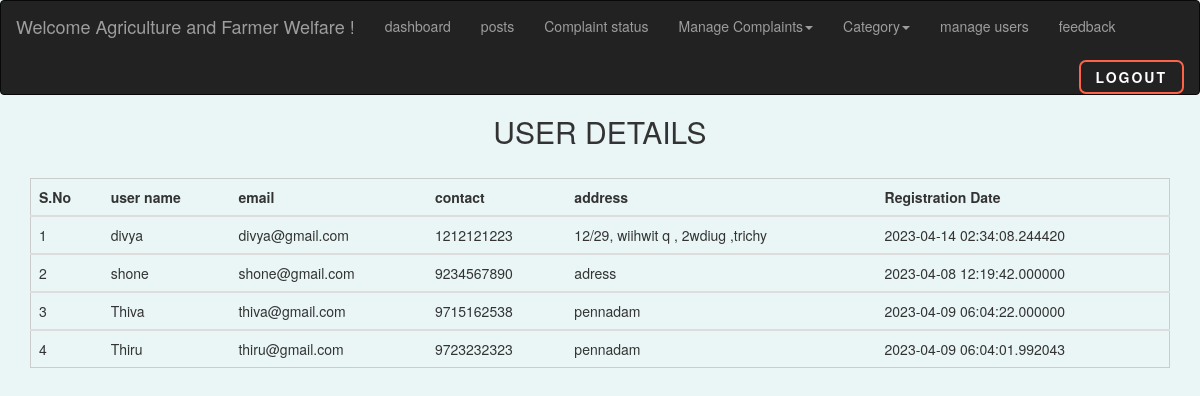
The app's page /a_umanage.php (signed in) with its own data.
### tables this page shows
CREATE TABLE `userreg` (
  `id` int(200) NOT NULL,
  `uname` varchar(50) NOT NULL,
  `umail` varchar(50) NOT NULL,
  `pswd` varchar(50) NOT NULL,
  `cpswd` varchar(50) NOT NULL,
  `pno` bigint(10) NOT NULL,
  `address` varchar(200) NOT NULL,
  `reg_date` timestamp(6) NOT NULL DEFAULT current_timestamp(6) ON UPDATE current_timestamp(6),
  `district` varchar(50) NOT NULL,
  `place` varchar(50) NOT NULL
);

### a_umanage.php (the view, shortened to what this page needs)
<?php
include("dbconnect.php");
?>
<!DOCTYPE html>
<html>
<head>
  <link rel="stylesheet" href="https://maxcdn.bootstrapcdn.com/bootstrap/3.4.1/css/bootstrap.min.css">
  </head>
  <body style="background-color: #eaf6f6;">
    <nav class="navbar navbar-inverse">
      <div class="container-fluid">
    <div class="navbar-header">
      <a class="navbar-brand">Welcome <?php echo $_SESSION['aname']; ?> !</a>
    </div>
    <ul class="nav navbar-nav">
    <li><a href="a_notify.php">dashboard</a></li>
    <li><a href="agripost.php">posts</a></li>
    <li><a href="a_agri.php">Complaint status</a></li>
      <li class="dropdown">
      <a class="dropdown-toggle" data-toggle="dropdown" href="#">Manage Complaints<span class="caret"></span></a>
          </li>
        <li class="dropdown">
      <a class="dropdown-toggle" data-toggle="dropdown" href="#">Category<span class="caret"></span></a>
          </li>
          <li><a href="a_umanage.php">manage users</a></li>
          <li><a href="a_afeed.php">feedback</a></li>
        </ul>
    <form method="get"><button class="back" name="logout">Logout</button></form>
  </div>
  </nav>
	<div>
<h2 style="text-align: center;">USER DETAILS</h2>
  <br>
  <table  style="margin: 0 auto; width: 95%; border: 1px solid #ccc;" class="table">
    <thead>
  <tr>
    <th scope="col">S.No</th>
    <th scope="col">user name</th>
    <th scope="col">email</th>
    <th scope="col">contact</th>
    <th scope="col">address</th>
    <th scope="col">Registration Date</th>
  </tr>
</thead>
  <?php
  $qry=mysqli_query($conn, "select  * from userreg");
  while ($row=mysqli_fetch_array($qry))
  {
  ?>
  <tbody>
    <tr>
      <td scope="row"></td>
    <td><?php   echo $row['uname'];  ?></td>
    <td><?php   echo $row['umail'];  ?></td>
    <td><?php   echo $row['pno'];  ?></td>
    <td><?php   echo $row['address'];  ?></td>
    <td><?php   echo $row['reg_date'];  ?></td>
    </tr>
  </tbody>
  <?php
  }
  ?>
</table>
	</div>
</body>
</html>

### a_umanage.php (style rules this page uses)
.back { position: relative; padding: 5px 15px; border-radius: 7px; border: 2px solid rgb(255, 99, 71); font-size: 14px; text-transform: uppercase; font-weight: 600; letter-spacing: 2px; background: transparent; color: #fff; overflow: hidden; box-shadow: 0 0 0 0 transparent; -webkit-transition: all 0.2s ease-in; -moz-transition: all 0.2s ease-in; transition: all 0.2s ease-in; float: right; margin-left: 9px; margin-top: 9px; }
.back::before { content: ''; display: block; width: 0px; height: 86%; position: absolute; top: 7%; left: 0%; opacity: 0; background: #fff; box-shadow: 0 0 50px 30px #fff; -webkit-transform: skewX(-20deg); -moz-transform: skewX(-20deg); -ms-transform: skewX(-20deg); -o-transform: skewX(-20deg); transform: skewX(-20deg); }
body { counter-reset: serial; overflow-x: hidden; }
tr td:first-child:before { counter-increment: serial; content: counter(serial); }

### records on screen
userreg: uname "divya", umail "divya@gmail.com", pno "1212121223", address "12/29, wiihwit q , 2wdiug ,trichy", reg_date "2023-04-14 02:34:08.244420"
userreg: uname "shone", umail "shone@gmail.com", pno "9234567890", address "adress", reg_date "2023-04-08 12:19:42.000000"
userreg: uname "Thiva", umail "thiva@gmail.com", pno "9715162538", address "pennadam", reg_date "2023-04-09 06:04:22.000000"
userreg: uname "Thiru", umail "thiru@gmail.com", pno "9723232323", address "pennadam", reg_date "2023-04-09 06:04:01.992043"

### other values on screen
$_SESSION['aname'] "Agriculture and Farmer Welfare"
